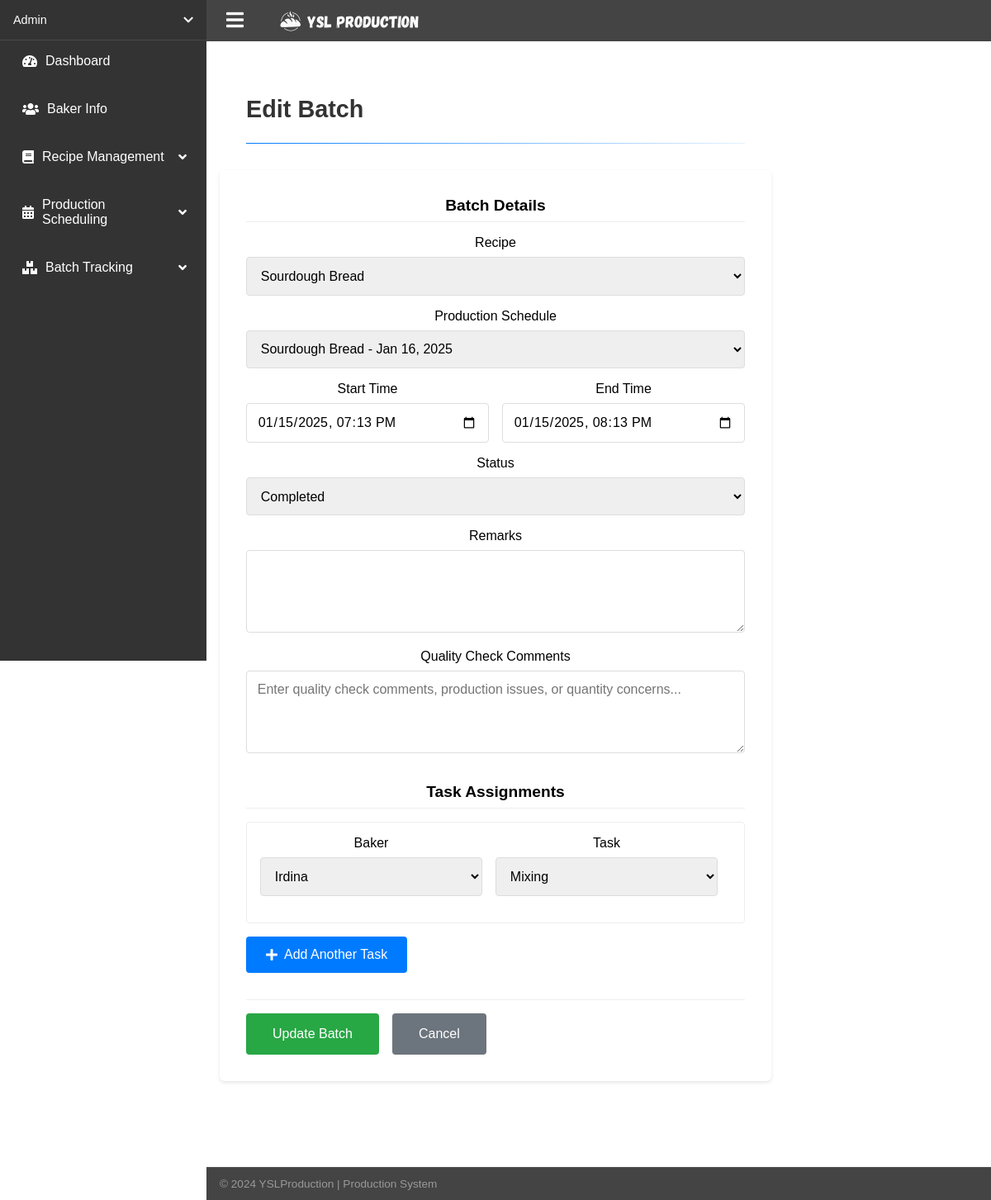
Page /edit_batch.php?id=6 (signed in) on the committed database.
### tables this page shows
CREATE TABLE `tbl_batches` (
  `batch_id` int(6) NOT NULL,
  `recipe_id` int(6) NOT NULL,
  `schedule_id` int(6) NOT NULL,
  `batch_startTime` datetime NOT NULL DEFAULT current_timestamp(),
  `batch_endTime` datetime NOT NULL,
  `batch_status` enum('Pending','In Progress','Completed','') NOT NULL DEFAULT 'Pending',
  `batch_remarks` text NOT NULL,
  `quality_check` varchar(255) NOT NULL DEFAULT ''
);

CREATE TABLE `tbl_recipe` (
  `recipe_id` int(6) NOT NULL,
  `recipe_name` varchar(100) NOT NULL,
  `recipe_category` varchar(100) NOT NULL,
  `recipe_batchSize` int(6) NOT NULL,
  `recipe_unitOfMeasure` varchar(50) NOT NULL,
  `recipe_instructions` text NOT NULL,
  `recipe_dateCreated` timestamp NOT NULL DEFAULT current_timestamp(),
  `recipe_dateUpdated` timestamp NOT NULL DEFAULT current_timestamp() ON UPDATE current_timestamp()
);

CREATE TABLE `tbl_schedule` (
  `schedule_id` int(6) NOT NULL,
  `recipe_id` int(6) NOT NULL,
  `schedule_date` date NOT NULL,
  `schedule_quantityToProduce` int(6) NOT NULL,
  `schedule_orderVolumn` int(6) NOT NULL,
  `schedule_status` enum('Pending','In Progress','Completed','') NOT NULL DEFAULT 'Pending',
  `schedule_batchNum` int(3) NOT NULL
);

CREATE TABLE `tbl_batch_assignments` (
  `ba_id` int(6) NOT NULL,
  `batch_id` int(6) NOT NULL,
  `user_id` int(6) NOT NULL,
  `ba_task` varchar(255) NOT NULL,
  `ba_status` enum('Pending','In Progress','Completed','') NOT NULL DEFAULT 'Pending'
);

CREATE TABLE `tbl_users` (
  `user_id` int(6) NOT NULL,
  `user_fullName` varchar(200) NOT NULL,
  `user_contact` varchar(100) NOT NULL,
  `user_address` text NOT NULL,
  `user_email` varchar(200) NOT NULL,
  `user_password` varchar(200) NOT NULL,
  `user_dateRegister` datetime NOT NULL DEFAULT current_timestamp(),
  `user_role` varchar(10) NOT NULL DEFAULT 'Baker',
  `reset_token` varchar(255) DEFAULT NULL,
  `token_expiry` datetime DEFAULT NULL
);

### edit_batch.php (the view, shortened to what this page needs)
<?php
require_once 'config/db_connection.php';
try {
    $batch_id = filter_input(INPUT_GET, 'id', FILTER_VALIDATE_INT);
    $stmt = $conn->prepare("SELECT * FROM tbl_batches WHERE batch_id = ?");
    $stmt->execute([$batch_id]);
    $batch = $stmt->fetch(PDO::FETCH_ASSOC);
    $stmt = $conn->query("SELECT recipe_id, recipe_name FROM tbl_recipe ORDER BY recipe_name");
    $recipes = $stmt->fetchAll(PDO::FETCH_ASSOC);
    $stmt = $conn->query("SELECT s.schedule_id, r.recipe_name, s.schedule_date
                         FROM tbl_schedule s
                         JOIN tbl_recipe r ON s.recipe_id = r.recipe_id
                         ORDER BY s.schedule_date DESC");
    $schedules = $stmt->fetchAll(PDO::FETCH_ASSOC);
    $stmt = $conn->query("SELECT user_id, user_fullName FROM tbl_users
                         WHERE user_role = 'Baker'
                         ORDER BY user_fullName");
    $bakers = $stmt->fetchAll(PDO::FETCH_ASSOC);
    $stmt = $conn->prepare("SELECT * FROM tbl_batches WHERE batch_id = ?");
    $stmt->execute([$batch_id]);
    $batch = $stmt->fetch(PDO::FETCH_ASSOC);
    $stmt = $conn->prepare("SELECT * FROM tbl_batch_assignments WHERE batch_id = ?");
    $stmt->execute([$batch_id]);
    $existing_assignments = $stmt->fetchAll(PDO::FETCH_ASSOC);
} catch(PDOException $e) {
    if (isset($conn)) {
        $conn->rollBack();
    }
    $error_message = "Error: " . $e->getMessage();
}
?>
<!DOCTYPE html>
<html lang="en">
<head>
    <link rel="stylesheet" href="css/style.css">
    <link rel="stylesheet" href="css/dashboard.css">
    <link rel="stylesheet" href="css/batch.css">
    <link rel="stylesheet" href="https://cdnjs.cloudflare.com/ajax/libs/font-awesome/5.15.4/css/all.min.css">
</head>
<body>
    <?php include 'includes/dashboard_navigation.php'; ?>
    <main class="main-content">
        <div class="page-header">
            <h1>Edit Batch</h1>
            <div class="divider"></div>
        </div>
        <form method="POST" class="batch-form">
            <div class="form-section">
                <h2>Batch Details</h2>
                <div class="form-group">
                    <label for="recipe_id">Recipe</label>
                    <select id="recipe_id" name="recipe_id" required>
                        <?php foreach ($recipes as $recipe): ?>
                            <option value="<?php echo $recipe['recipe_id']; ?>"
                                <?php echo $recipe['recipe_id'] == $batch['recipe_id'] ? 'selected' : ''; ?>>
                                <?php echo htmlspecialchars($recipe['recipe_name']); ?>
                            </option>
                        <?php endforeach; ?>
                    </select>
                </div>
                <div class="form-group">
                    <label for="schedule_id">Production Schedule</label>
                    <select id="schedule_id" name="schedule_id" required>
                        <?php foreach ($schedules as $schedule): ?>
                            <option value="<?php echo $schedule['schedule_id']; ?>"
                                <?php echo $schedule['schedule_id'] == $batch['schedule_id'] ? 'selected' : ''; ?>>
                                <?php echo htmlspecialchars($schedule['recipe_name'] . ' - ' .
                                      date('M d, Y', strtotime($schedule['schedule_date']))); ?>
                            </option>
                        <?php endforeach; ?>
                    </select>
                </div>
                <div class="form-row">
                    <div class="form-group">
                        <label for="start_time">Start Time</label>
                        <input type="datetime-local" id="start_time" name="start_time"
                               value="<?php echo date('Y-m-d\TH:i', strtotime($batch['batch_startTime'])); ?>" required>
                    </div>
                    <div class="form-group">
                        <label for="end_time">End Time</label>
                        <input type="datetime-local" id="end_time" name="end_time"
                               value="<?php echo date('Y-m-d\TH:i', strtotime($batch['batch_endTime'])); ?>" required>
                    </div>
                </div>
                <div class="form-group">
                    <label for="status">Status</label>
                    <select id="status" name="status" required>
                        <option value="Completed" <?php echo $batch['batch_status'] === 'Completed' ? 'selected' : ''; ?>>Completed</option>
                    </select>
                </div>
                <div class="form-group">
                    <label for="remarks">Remarks</label>
                    <textarea id="remarks" name="remarks" rows="3"><?php echo htmlspecialchars($batch['batch_remarks'] ?? ''); ?></textarea>
                </div>
                <div class="form-group">
                    <label for="quality_check">Quality Check Comments</label>
                    <textarea id="quality_check" name="quality_check" rows="3"
                              placeholder="Enter quality check comments, production issues, or quantity concerns..."
                    ><?php echo htmlspecialchars($batch['quality_check'] ?? ''); ?></textarea>
                </div>
            </div>
            <div class="form-section">
                <h2>Task Assignments</h2>
                <div id="task-assignments">
                    <?php foreach ($existing_assignments as $index => $assignment): ?>
                        <div class="task-assignment">
                            <div class="form-group">
                                <label>Baker</label>
                                <select name="assignments[<?php echo $index; ?>][user_id]" required>
                                    <?php foreach ($bakers as $baker): ?>
                                        <option value="<?php echo $baker['user_id']; ?>"
                                            <?php echo $baker['user_id'] == $assignment['user_id'] ? 'selected' : ''; ?>>
                                            <?php echo htmlspecialchars($baker['user_fullName']); ?>
                                        </option>
                                    <?php endforeach; ?>
                                </select>
                            </div>
                            <div class="form-group">
                                <label>Task</label>
                                <select name="assignments[<?php echo $index; ?>][task]" required>
                                    <option value="Mixing" <?php echo $assignment['ba_task'] === 'Mixing' ? 'selected' : ''; ?>>Mixing</option>
                                </select>
                            </div>
                        </div>
                    <?php endforeach; ?>
                </div>
                <button type="button" class="add-task-btn" onclick="addTask()">
                    <i class="fas fa-plus"></i> Add Another Task
                </button>
            </div>
            <div class="form-actions">
                <button type="submit" class="submit-btn">Update Batch</button>
                <a href="view_batches.php" class="cancel-btn">Cancel</a>
            </div>
        </form>
    </main>
</body>
</html>

### css/style.css (style rules this page uses)
* { margin: 0; padding: 0; box-sizing: border-box; font-family: Arial, sans-serif; }
body { background: linear-gradient(rgba(0, 0, 0, 0.6), rgba(0, 0, 0, 0.6)), url('../assets/images/banner.png'); background-size: cover; background-position: center; background-attachment: fixed; min-height: 100vh; color: white; display: flex; flex-direction: column; }
main { max-width: 1200px; margin: 8rem auto; text-align: center; padding: 0 1rem; flex: 1; }

### css/dashboard.css (style rules this page uses)
body { display: grid; grid-template-areas: "sidebar topbar" "sidebar main" "sidebar bottombar"; grid-template-columns: 250px 1fr; grid-template-rows: 50px 1fr auto; min-height: 100vh; background-color: white; position: relative; background-image: none; }
.main-content { grid-area: main; padding: 2rem 2rem 0 0; background-color: white; margin-top: 50px; margin-left: 0; width: calc(100% - 0px); transition: width 0.3s ease, margin-left 0.3s ease; padding-left: 0; display: block; }
body:not(.sidebar-collapsed) .main-content { width: calc(100% - 250px); margin-left: 0; }
.page-header { padding: 0 2rem; margin-bottom: 2rem; text-align: left; }
.page-header h1 { font-size: 1.8rem; color: #333; margin: 0; padding-bottom: 1rem; }
.divider { height: 1px; background: linear-gradient(to right, #007bff, rgba(0, 123, 255, 0.1)); margin-top: 0.5rem; width: 100%; align-self: flex-start; }

### css/batch.css (style rules this page uses)
.batch-form { background: white; padding: 2rem; border-radius: 6px; box-shadow: 0 2px 4px rgba(0,0,0,0.1); color: #000; }
.form-section { margin-bottom: 2rem; }
.form-section h2 { font-size: 1.2rem; color: #000; margin-bottom: 1rem; padding-bottom: 0.5rem; border-bottom: 1px solid #eee; }
.form-group { margin-bottom: 1rem; }
.form-row { display: grid; grid-template-columns: 1fr 1fr; gap: 1rem; }
.form-group label { display: block; margin-bottom: 0.5rem; color: #000; font-weight: 500; }
.form-group input, .form-group select, .form-group textarea { width: 100%; padding: 0.8rem; border: 1px solid #ddd; border-radius: 4px; font-size: 1rem; color: #000; }
.form-group textarea { resize: vertical; min-height: 100px; }
.task-assignment { display: grid; grid-template-columns: 1fr 1fr auto; gap: 1rem; padding: 1rem; border: 1px solid #eee; border-radius: 4px; margin-bottom: 1rem; align-items: end; }
.add-task-btn { background: #007bff; color: white; border: none; border-radius: 4px; padding: 0.8rem 1.5rem; cursor: pointer; display: flex; align-items: center; gap: 0.5rem; font-size: 1rem; margin-top: 1rem; }
.form-actions { margin-top: 2rem; padding-top: 1rem; border-top: 1px solid #eee; display: flex; gap: 1rem; }
.submit-btn { background: #28a745; color: white; border: none; border-radius: 4px; padding: 1rem 2rem; font-size: 1rem; cursor: pointer; }
.cancel-btn { background: #6c757d; color: white; border: none; border-radius: 4px; padding: 1rem 2rem; text-decoration: none; font-size: 1rem; }
.main-content { margin-left: 250px; padding: 1rem; min-height: calc(100vh - 60px); width: calc(100% - 250px); max-width: none; box-sizing: border-box; }

### rows in the picture
tbl_batches: recipe_id "Sourdough Bread", schedule_id "Sourdough Bread - Jan 16, 2025", start_time "01/15/2025 19:13", end_time "01/15/2025 20:13", status "Completed"
tbl_batch_assignments: user.user_fullName "Irdina", ba_task "Mixing"

### other values in the picture
$_SESSION['user_fullName'] "Admin"
